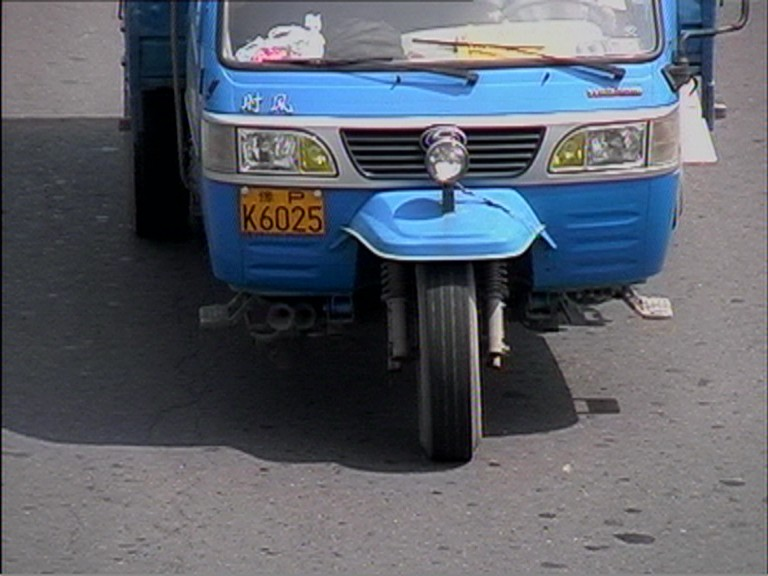
%> input picture images/01.jpg, 768 x 576 px
$ octave preprocess_show.m   (GNU Octave 9; MATLAB toolbox functions it lacks are replaced by stand-ins)
%> lines starting %> are read from the running program, lines starting %| are printed output that depends on the picture
clc;clear;close all;
img3 = imread('images\01.jpg');
%> img3 is the input picture: size 576x768x3 uint8; mean R, G, B 91.3, 96.6, 106.7
for i =1:3
   img_med(:,:,i)=medfilt2(img3(:,:,i),[3,3]);
end
img_gray = rgb2gray(img_med);
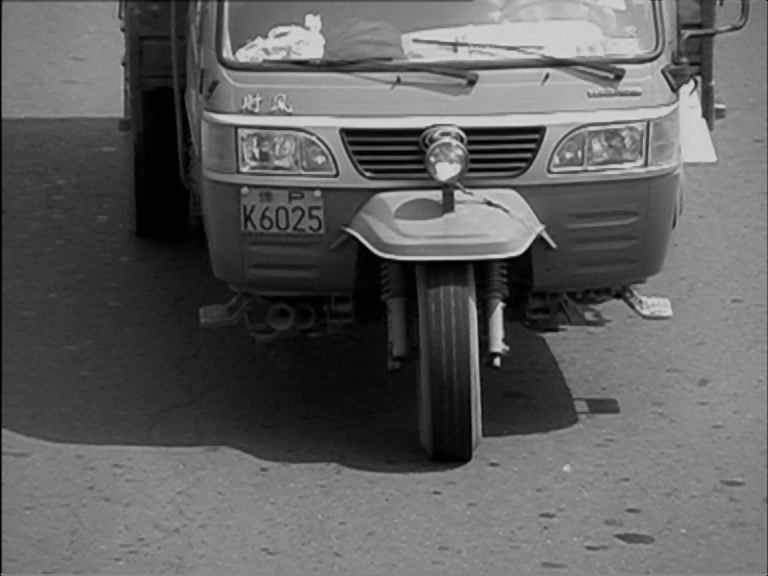
%> img_gray: size 576x768 uint8; min 0, max 216, mean 96.1
sobel_vertical = edge(img_gray,'sobel','vertical');
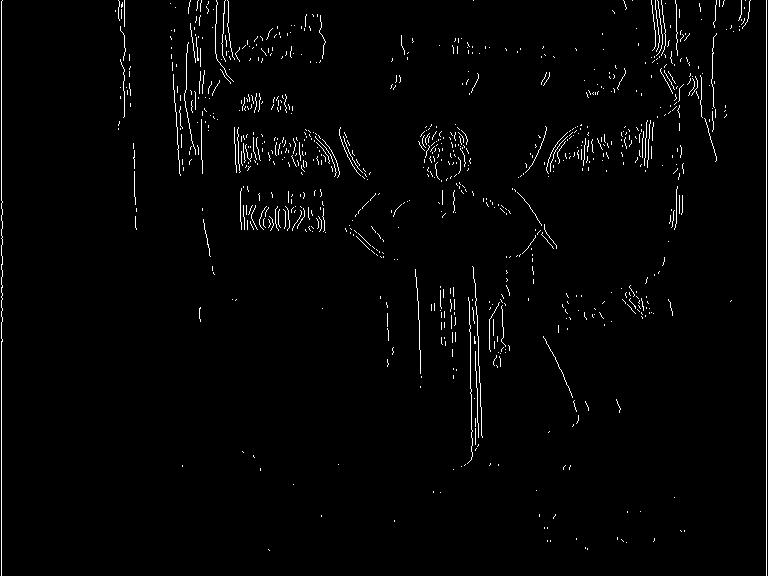
%> sobel_vertical: size 576x768 logical; 1.8% white in thin lines or dots
Prewitt_vertical = edge(img_gray,'Prewitt',0.1,'vertical');
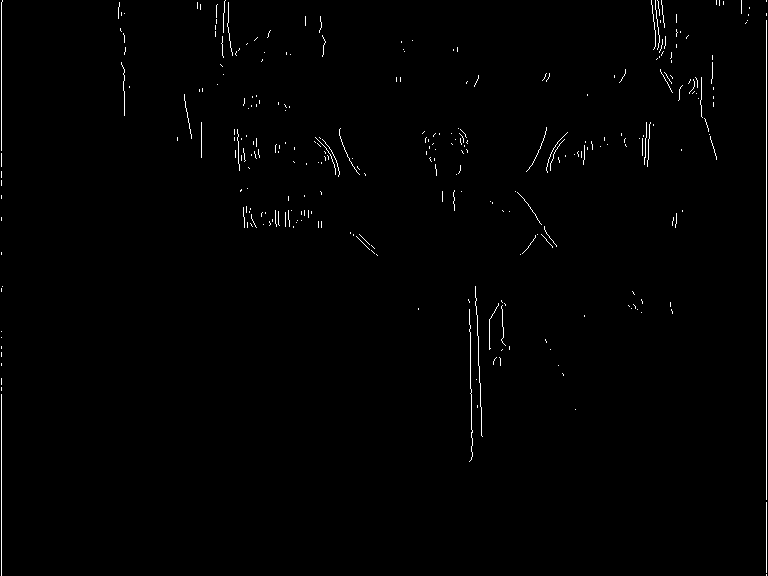
%> Prewitt_vertical: size 576x768 logical; 0.8% white in thin lines or dots
Roberts_vertical = edge(img_gray,'Roberts','vertical');
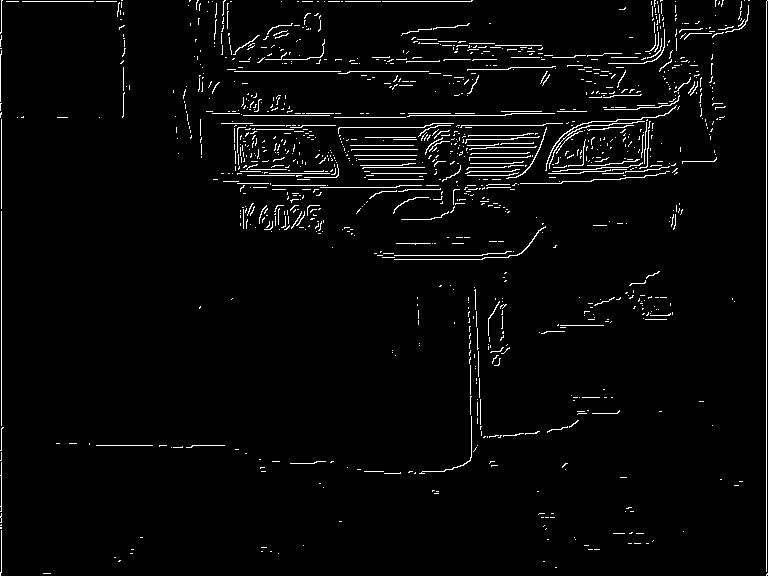
%> Roberts_vertical: size 576x768 logical; 3% white in thin lines or dots
log_vertical = edge(img_gray,'log','vertical');
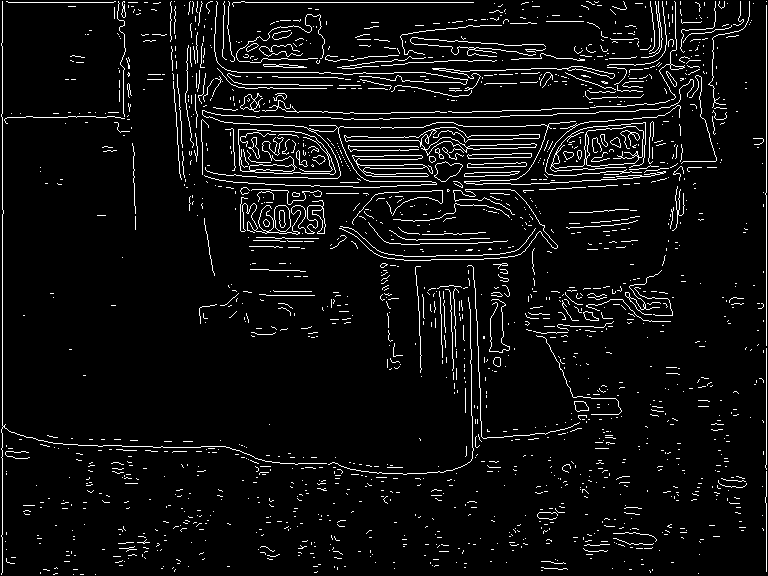
%> log_vertical: size 576x768 logical; 5.8% white in thin lines or dots
Canny_vertical = edge(img_gray,'Canny');
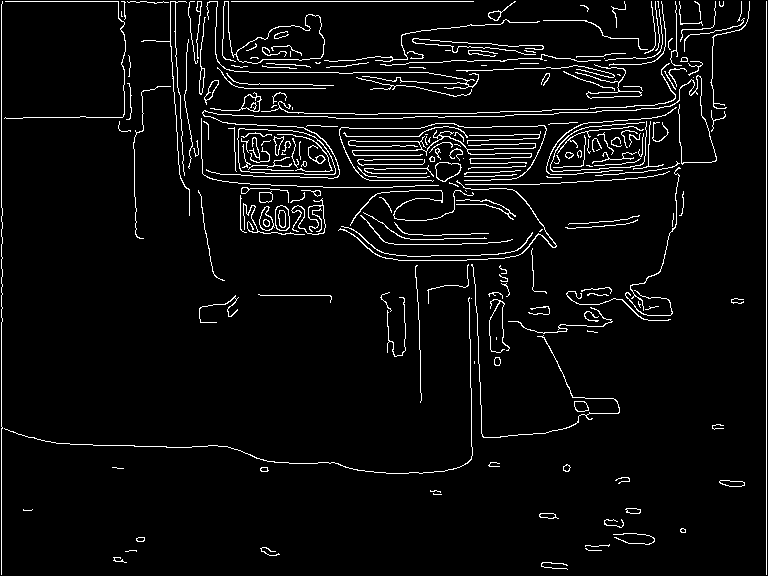
%> Canny_vertical: size 576x768 logical; 4.8% white in thin lines or dots

subplot(2,3,1);imshow(sobel_vertical);title('sobel_vertica');
subplot(2,3,2);imshow(Prewitt_vertical);title('Prewitt_vertical');
subplot(2,3,3);imshow(Roberts_vertical);title('Roberts_vertical');
subplot(2,3,4);imshow(log_vertical);title('log_vertical');
subplot(2,3,5);imshow(Canny_vertical);title('Canny_vertical');

$ run again, with images/02.jpg copied over images/01.jpg
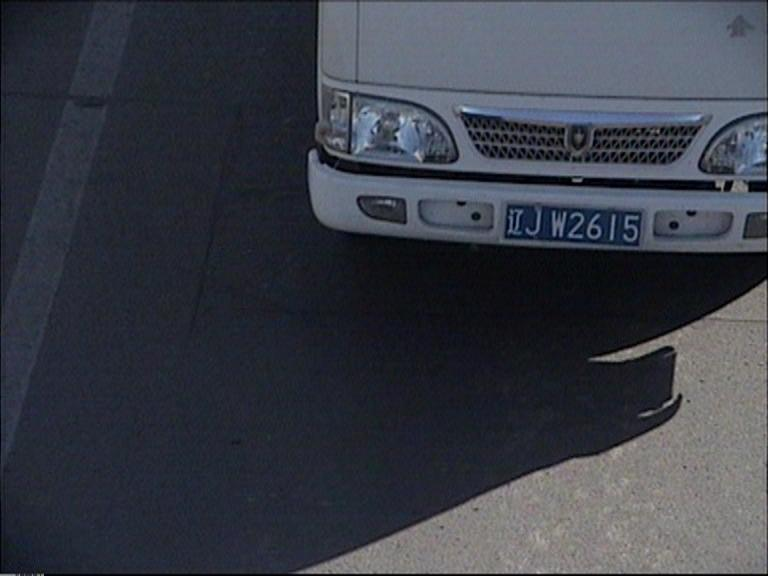
%> input picture images/02.jpg, 768 x 576 px
%> img3 is the input picture: size 576x768x3 uint8; mean R, G, B 56.8, 60.4, 70
%> `sobel_vertical = edge(img_gray,'sobel','vertical');`:
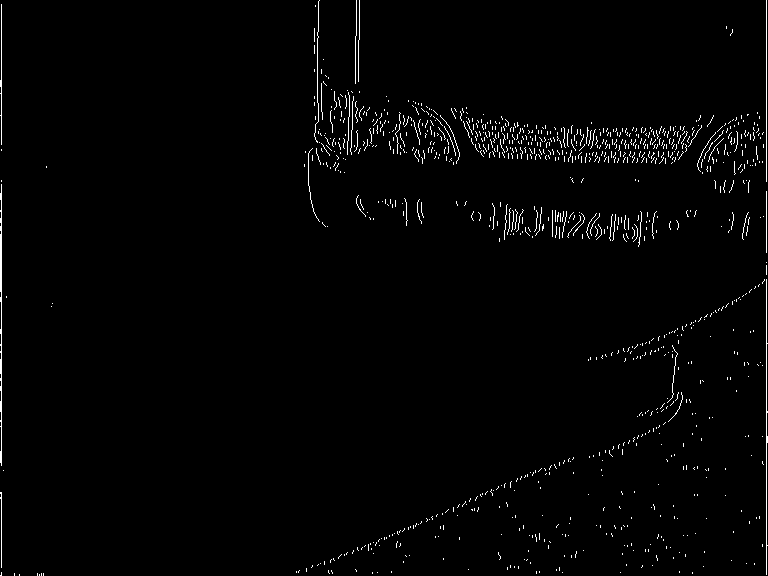
%> sobel_vertical: size 576x768 logical; 1.6% white in thin lines or dots
%> Prewitt_vertical: size 576x768 logical; 0.3% white in thin lines or dots
%> Roberts_vertical: size 576x768 logical; 2.2% white in thin lines or dots
%> log_vertical: size 576x768 logical; 4.4% white in thin lines or dots
%> `Canny_vertical = edge(img_gray,'Canny');`:
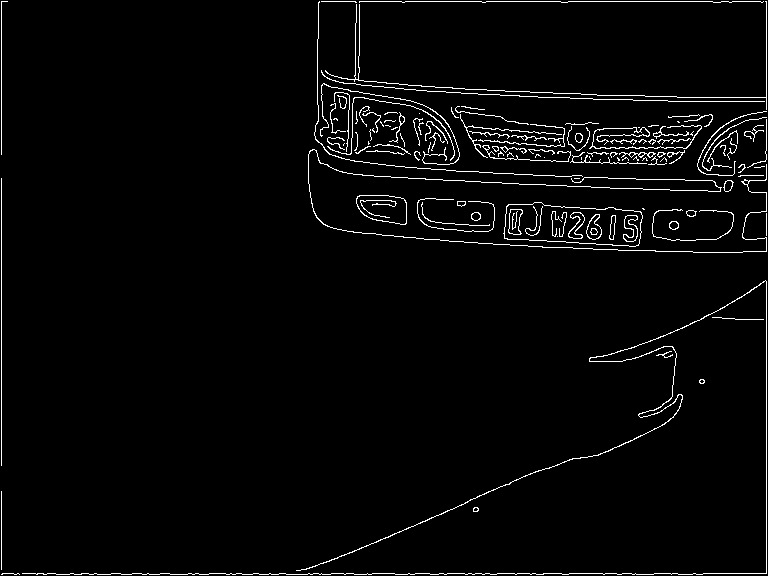
%> Canny_vertical: size 576x768 logical; 2.7% white in thin lines or dots

$ run again, with images/04.jpg copied over images/01.jpg
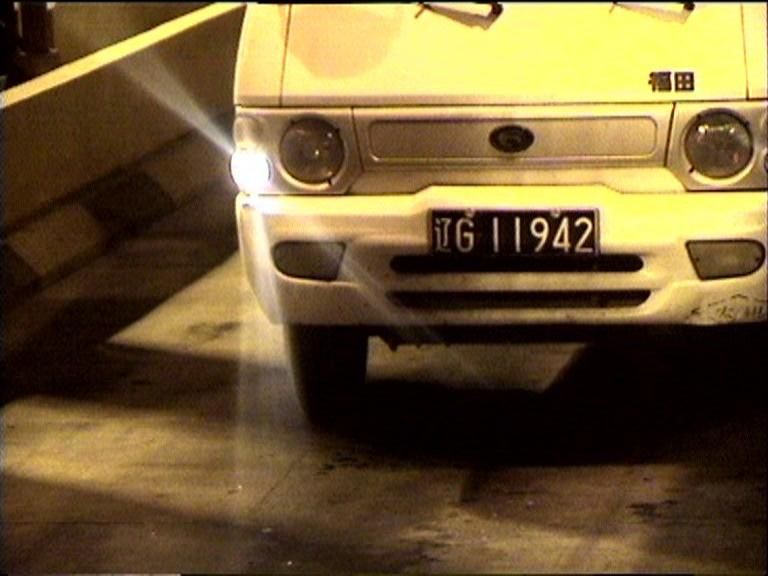
%> input picture images/04.jpg, 768 x 576 px
%> img3 is the input picture: size 576x768x3 uint8; mean R, G, B 112.7, 91.9, 53.2
%> `sobel_vertical = edge(img_gray,'sobel','vertical');`:
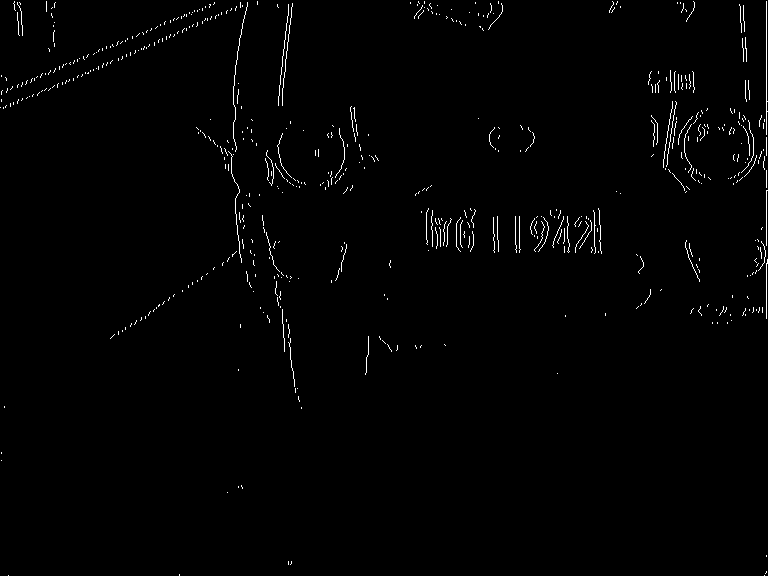
%> sobel_vertical: size 576x768 logical; 1.1% white in thin lines or dots
%> Prewitt_vertical: size 576x768 logical; 0.44% white in thin lines or dots
%> Roberts_vertical: size 576x768 logical; 1.8% white in thin lines or dots
%> log_vertical: size 576x768 logical; 3.5% white in thin lines or dots
%> `Canny_vertical = edge(img_gray,'Canny');`:
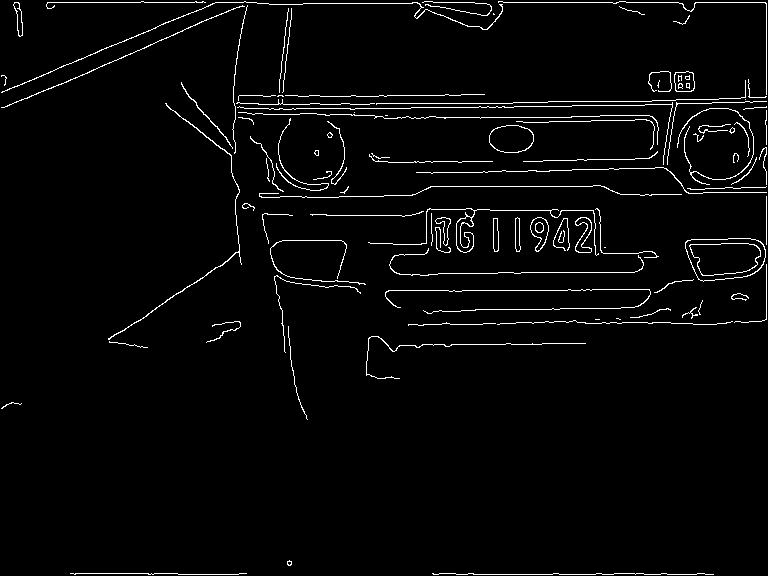
%> Canny_vertical: size 576x768 logical; 2.8% white in thin lines or dots
